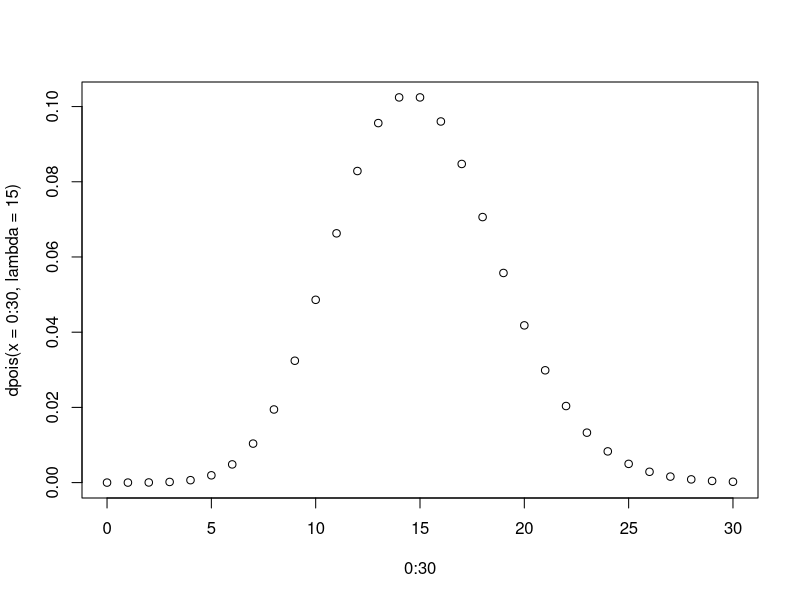
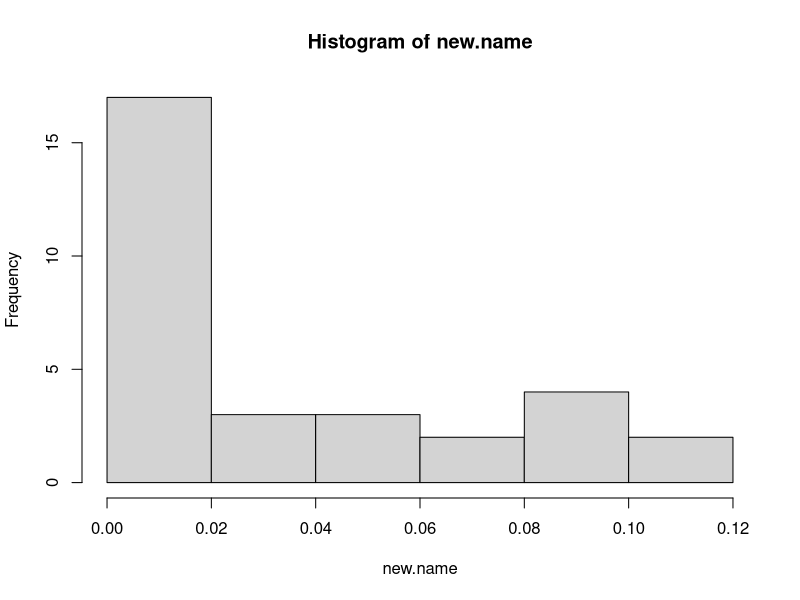
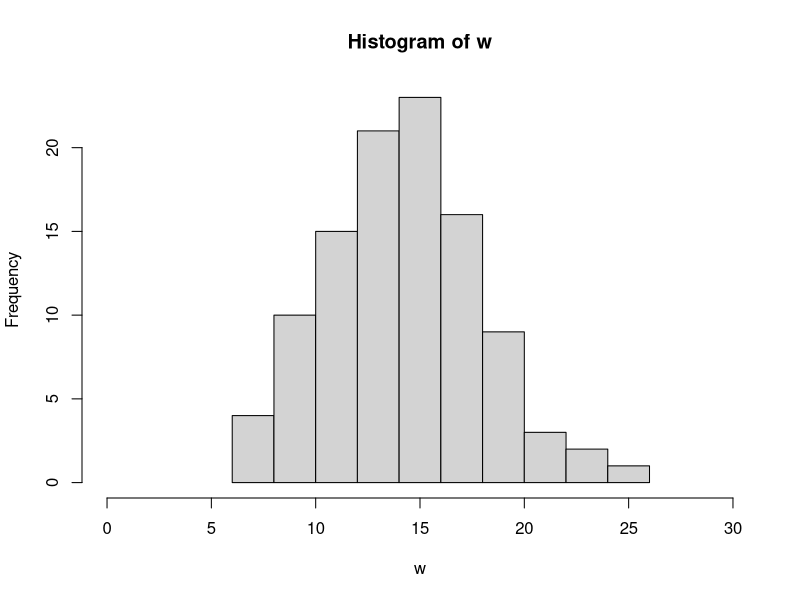

Generate these figures, in order, with R:
## ---- chunk 1
?ppois # pulls up manual 
## ---- chunk 2
ppois(7, lambda=15, lower.tail = FALSE) 
  # We want to know probability so use ppois.
  # The lambda (mean) is 15 calls.
  # We want to know the probability of hearing more than 8 calls, the probability of hearing 7 or less calls is the lower tail, if lower tail is false we get the upper tail, which is the probability of 8 or more calls
## ---- chunk 3
ppois(0, lambda = 15)
  # Similar as before except now we do not need upper or lower tails since we are just looking for 0 calls; there is not lower tail to this and the upper tail to this is asking if she would hear more than 1 call.
## ---- chunk 4
dpois(x=3, lambda = 15)
  #Now we use qpois because we want to know the probability of an exact number rather than a range
  #We want to know the probability of exactly 3 calls, while the lambda is still 15 calls
## ---- chunk 5
library(ggplot2)
library(dplyr)
## ---- chunk 6
?plot # Let's find out a bit about how to make plots
plot(0:30, dpois( x=0:30, lambda=15 ))
  # range of x values should be from 0:30
##the distribution on this looks right
new.name<- dpois( x=0:30, lambda=15 )
hist(new.name)
##this is plotting the probabilities as the numbers
  #make a histogram of the distribution
##hist may be the wrong fxn. THis works with barplot()
## ---- chunk 7
#First make the distribution to use
##Define variables
x<-0:30
l<-15
##dpos makes a density fxn, gives the probability of each number
dpois(x=x ,lambda=l)
##put this into a vector
probabilities<- dpois(x=x , lambda=l)
#then you plot this

## ---- chunk 8
w<-rpois(104, 15) 
  # 104 results is the n
  # lambda is still 15
w
## ---- chunk 9
?hist
hist(w, xlim = c(0, 30)) #plot the results putting a limit from 0 to 30 on x
